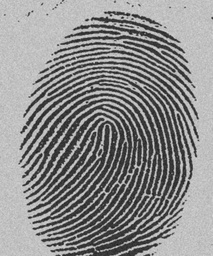
#> input picture assignment-3-rez39/images/thumb_print.jpg, 213 x 256 px, shrunk from 400 x 480 before the run, found by its file name
$ jupyter execute Untitled.ipynb   (shell and % lines are left out)
#> lines starting #> are read from the running program, lines starting #| are printed output that depends on the picture; long printed decimals are rounded
[cell 1]
import cv2
import matplotlib.pyplot as plt
import numpy as np
import plotly.graph_objects as go
import plotly.express as px
import math
import time
import cmath
from scipy.signal import convolve2d
NaN=np.NaN
from statistics import median

[cell 2]
#question 7
def rotImage(img,angle,retain):
    m,n=img.shape
    A=np.array([[np.cos(np.deg2rad(angle)),-np.sin(np.deg2rad(angle))],[np.sin(np.deg2rad(angle)),np.cos(np.deg2rad(angle))]])
    print(A)
    if retain==True:
        output=np.zeros([m,n])
        for i in range(m):
            for j in range(n):
                x=np.matmul(A,np.array([[i-math.floor(m/2)],[j-math.floor(n/2)]]))
                x0=int(np.round(x[0]+math.floor(m/2)))
                x1=int(np.round(x[1]+math.floor(n/2)))
                if x0<m and x1<n and x0>=0 and x1>=0:
                    output[x0,x1]=img[i,j]
    if retain==False:
        max0=[]
        max1=[]
        for i in range(m):
            for j in range(n):
                x=np.matmul(A,np.array([[i-math.floor(m/2)],[j-math.floor(n/2)]]))
                max0.append(int(np.round(x[0]+math.floor(m/2))))
                max1.append(int(np.round(x[1]+math.floor(n/2))))
        min0=abs(int(min(max0)))
        min1=abs(int(min(max1)))
        print(max(max0)+min0,max(max1)+min1)
        output=np.zeros([int(max(max0)+min0)+1,int(max(max1)+min1)+1])
        for i in range(m):
            for j in range(n):
                x=np.matmul(A,np.array([[i-math.floor(m/2)],[j-math.floor(n/2)]]))
                x0=int(np.round(x[0]+math.floor(m/2)))+min0
                x1=int(np.round(x[1]+math.floor(n/2)))+min1
                if x0>=0 and x1>=0:
                    output[x0,x1]=img[i,j]

    return output

[cell 3]
img = cv2.imread('C:/Users/91709/Desktop/DIP/assignment-3-rez39/images/thumb_print.jpg',0)
#> img is the input picture: shape (256, 213); min 24, max 218, mean 140.2
print("Rows, Columns, Channels:",img.shape)
#| Rows, Columns, Channels: (256, 213)
plt.figure(figsize=[10,10])
plt.subplot(1,3,1)
plt.imshow(img,cmap='gray')
plt.axis('off')
plt.title('Original Image')
rotatedimage=rotImage(img,30,True)
#> after the loop in rotImage, `for i in range(m):`:
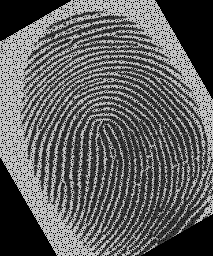
#> output: shape (256, 213) float64; min 0, max 218, mean 94.9
plt.subplot(1,3,2)
plt.imshow(rotatedimage,cmap='gray')
plt.axis('off')
plt.title('30 Rotated Image with same dim')
rotatedimage=rotImage(img,30,False)
#> call 2 of rotImage, with angle = 30, retain = False
#| 327 311
#> after the loop in rotImage (call 2), `for i in range(m):`:
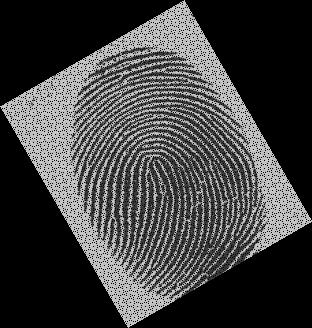
#> output: shape (328, 312) float64; min 0, max 218, mean 64.6
plt.subplot(1,3,3)
plt.imshow(rotatedimage,cmap='gray')
plt.axis('off')
plt.title('30 Rotated Image with new dim')
plt.figure(figsize=[10,10])
plt.subplot(1,3,1)
plt.imshow(img,cmap='gray')
plt.axis('off')
plt.title('Original Image')
rotatedimage=rotImage(img,45,True)
#> call 3 of rotImage, with angle = 45, retain = True
#| [[ 0.7071 -0.7071]
#|  [ 0.7071  0.7071]]
#> after the loop in rotImage (call 3), `for i in range(m):`:
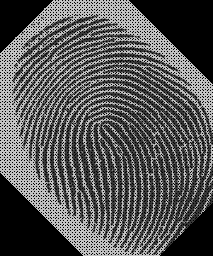
#> output: shape (256, 213) float64; min 0, max 218, mean 87.9
plt.subplot(1,3,2)
plt.imshow(rotatedimage,cmap='gray')
plt.axis('off')
plt.title('45 Rotated Image with same dim')
rotatedimage=rotImage(img,45,False)
#> call 4 of rotImage, with angle = 45, retain = False
#| [[ 0.7071 -0.7071]
#|  [ 0.7071  0.7071]]
#| 330 330
#> after the loop in rotImage (call 4), `for i in range(m):`:
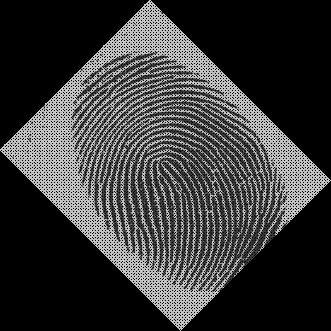
#> output: shape (331, 331) float64; min 0, max 218, mean 57.8
plt.subplot(1,3,3)
plt.imshow(rotatedimage,cmap='gray')
plt.axis('off')
plt.title('45 Rotated Image with new dim')
plt.figure(figsize=[10,10])
plt.subplot(1,3,1)
plt.imshow(img,cmap='gray')
plt.axis('off')
plt.title('Original Image')
rotatedimage=rotImage(img,90,True)
#| [[ 6.123234e-17 -1.000000e+00]
#|  [ 1.000000e+00  6.123234e-17]]
#> after the loop in rotImage (call 5), `for i in range(m):`:
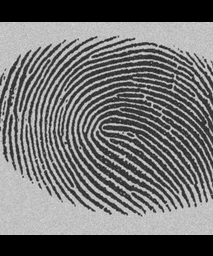
#> output: shape (256, 213) float64; min 0, max 218, mean 112.4
plt.subplot(1,3,2)
plt.imshow(rotatedimage,cmap='gray')
plt.axis('off')
plt.title('90 Rotated Image with same dim')
rotatedimage=rotImage(img,90,False)
#| [[ 6.123234e-17 -1.000000e+00]
#|  [ 1.000000e+00  6.123234e-17]]
#| 256 255
#> after the loop in rotImage (call 6), `for i in range(m):`:
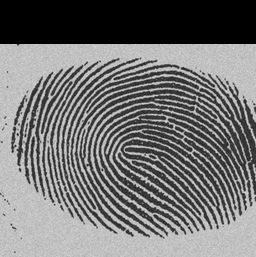
#> output: shape (257, 256) float64; min 0, max 218, mean 116.2
plt.subplot(1,3,3)
plt.imshow(rotatedimage,cmap='gray')
plt.axis('off')
plt.title('90 Rotated Image with new dim')

plt.figure(figsize=[10,10])
plt.subplot(1,3,1)
plt.imshow(img,cmap='gray')
plt.axis('off')
plt.title('Original Image')
rotatedimage=rotImage(img,180,True)
#| [[-1.0000000e+00 -1.2246468e-16]
#|  [ 1.2246468e-16 -1.0000000e+00]]
#> after the loop in rotImage (call 7), `for i in range(m):`:
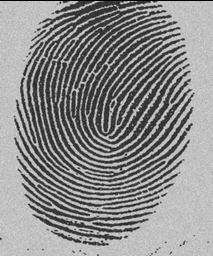
#> output: shape (256, 213) float64; min 0, max 218, mean 139.4
plt.subplot(1,3,2)
plt.imshow(rotatedimage,cmap='gray')
plt.axis('off')
plt.title('180 Rotated Image with same dim')
rotatedimage=rotImage(img,180,False)
#| [[-1.0000000e+00 -1.2246468e-16]
#|  [ 1.2246468e-16 -1.0000000e+00]]
#| 257 212
#> after the loop in rotImage (call 8), `for i in range(m):`:
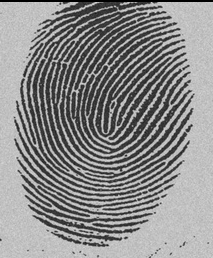
#> output: shape (258, 213) float64; min 0, max 218, mean 139.1
plt.subplot(1,3,3)
plt.imshow(rotatedimage,cmap='gray')
plt.axis('off')
plt.title('180 Rotated Image with new dim')

plt.figure(figsize=[10,10])
plt.subplot(1,3,1)
plt.imshow(img,cmap='gray')
plt.axis('off')
plt.title('Original Image')
rotatedimage=rotImage(img,120,True)
#| [[-0.5       -0.866]
#|  [ 0.866 -0.5      ]]
#> after the loop in rotImage (call 9), `for i in range(m):`:
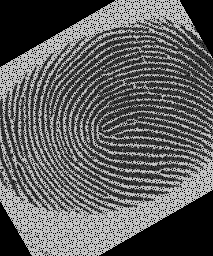
#> output: shape (256, 213) float64; min 0, max 218, mean 94.8
plt.subplot(1,3,2)
plt.imshow(rotatedimage,cmap='gray')
plt.axis('off')
plt.title('270 Rotated Image with same dim')
rotatedimage=rotImage(img,120,False)
#| [[-0.5       -0.866]
#|  [ 0.866 -0.5      ]]
#| 311 327
#> after the loop in rotImage (call 10), `for i in range(m):`:
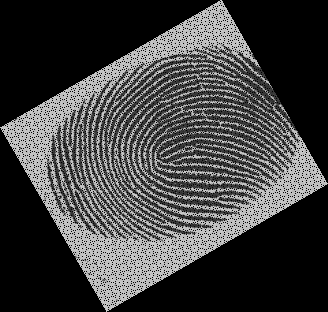
#> output: shape (312, 328) float64; min 0, max 218, mean 64.6
plt.subplot(1,3,3)
plt.imshow(rotatedimage,cmap='gray')
plt.axis('off')
plt.title('270 Rotated Image with new dim')
plt.show()
